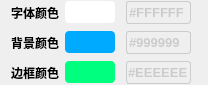
           <widget class="QWidget" name="widget_2" native="true">
            <property name="minimumSize">
             <size>
              <width>208</width>
              <height>0</height>
             </size>
            </property>
            <property name="maximumSize">
             <size>
              <width>208</width>
              <height>85</height>
             </size>
            </property>
            <property name="styleSheet">
             <string notr="true"/>
            </property>
            <layout class="QGridLayout" name="gridLayout" rowstretch="0,0,0">
             <property name="topMargin">
              <number>0</number>
             </property>
             <property name="bottomMargin">
              <number>0</number>
             </property>
             <item row="0" column="0">
              <widget class="QLabel" name="label_5">
               <property name="font">
                <font>
                 <weight>75</weight>
                 <bold>true</bold>
                </font>
               </property>
               <property name="text">
                <string>字体颜色</string>
               </property>
              </widget>
             </item>
             <item row="2" column="3">
              <widget class="QLineEdit" name="lineEdit_3">
               <property name="minimumSize">
                <size>
                 <width>65</width>
                 <height>23</height>
                </size>
               </property>
               <property name="maximumSize">
                <size>
                 <width>65</width>
                 <height>16777215</height>
                </size>
               </property>
               <property name="font">
                <font>
                 <pointsize>10</pointsize>
                 <weight>75</weight>
                 <bold>true</bold>
                </font>
               </property>
               <property name="styleSheet">
                <string notr="true">color: rgb(204, 204, 204);
background-color: rgba(255, 255, 255, 0);
border-style:solid;
border-width:1px;
border-color:rgb(204, 204, 204);
border-radius:3px;</string>
               </property>
               <property name="text">
                <string>#EEEEEE</string>
               </property>
              </widget>
             </item>
             <item row="2" column="1">
              <widget class="QPushButton" name="pushButton_15">
               <property name="minimumSize">
                <size>
                 <width>0</width>
                 <height>22</height>
                </size>
               </property>
               <property name="maximumSize">
                <size>
                 <width>50</width>
                 <height>16777215</height>
                </size>
               </property>
               <property name="styleSheet">
                <string notr="true">background-color: rgb(0, 255, 127);
border-radius:4px</string>
               </property>
               <property name="text">
                <string/>
               </property>
              </widget>
             </item>
             <item row="1" column="3">
              <widget class="QLineEdit" name="lineEdit_2">
               <property name="minimumSize">
                <size>
                 <width>65</width>
                 <height>23</height>
                </size>
               </property>
               <property name="maximumSize">
                <size>
                 <width>65</width>
                 <height>16777215</height>
                </size>
               </property>
               <property name="font">
                <font>
                 <pointsize>10</pointsize>
                 <weight>75</weight>
                 <bold>true</bold>
                </font>
               </property>
               <property name="styleSheet">
                <string notr="true">color: rgb(204, 204, 204);
background-color: rgba(255, 255, 255, 0);
border-style:solid;
border-width:1px;
border-color: rgb(204, 204, 204);
border-radius:3px;</string>
               </property>
               <property name="text">
                <string>#999999</string>
               </property>
              </widget>
             </item>
             <item row="0" column="2">
              <spacer name="horizontalSpacer">
               <property name="orientation">
                <enum>Qt::Horizontal</enum>
               </property>
               <property name="sizeHint" stdset="0">
                <size>
                 <width>40</width>
                 <height>20</height>
                </size>
               </property>
              </spacer>
             </item>
             <item row="0" column="1">
              <widget class="QPushButton" name="pushButton_13">
               <property name="minimumSize">
                <size>
                 <width>50</width>
                 <height>22</height>
                </size>
               </property>
               <property name="maximumSize">
                <size>
                 <width>50</width>
                 <height>16777215</height>
                </size>
               </property>
               <property name="styleSheet">
                <string notr="true">background-color: rgb(255, 255, 255);
border-radius:4px</string>
               </property>
               <property name="text">
                <string/>
               </property>
              </widget>
             </item>
             <item row="1" column="0">
              <widget class="QLabel" name="label_6">
               <property name="font">
                <font>
                 <weight>75</weight>
                 <bold>true</bold>
                </font>
               </property>
               <property name="text">
                <string>背景颜色</string>
               </property>
              </widget>
             </item>
             <item row="2" column="0">
              <widget class="QLabel" name="label_7">
               <property name="font">
                <font>
                 <weight>75</weight>
                 <bold>true</bold>
                </font>
               </property>
               <property name="text">
                <string>边框颜色</string>
               </property>
              </widget>
             </item>
             <item row="0" column="3">
              <widget class="QLineEdit" name="lineEdit">
               <property name="minimumSize">
                <size>
                 <width>65</width>
                 <height>23</height>
                </size>
               </property>
               <property name="maximumSize">
                <size>
                 <width>65</width>
                 <height>16777215</height>
                </size>
               </property>
               <property name="font">
                <font>
                 <pointsize>10</pointsize>
                 <weight>75</weight>
                 <bold>true</bold>
                </font>
               </property>
               <property name="styleSheet">
                <string notr="true">color: rgb(204, 204, 204);
background-color: rgba(255, 255, 255, 0);
border-style:solid;
border-width:1px;
border-color:rgb(204, 204, 204);
border-radius:3px;</string>
               </property>
               <property name="text">
                <string>#FFFFFF</string>
               </property>
              </widget>
             </item>
             <item row="1" column="4">
              <spacer name="horizontalSpacer_12">
               <property name="orientation">
                <enum>Qt::Horizontal</enum>
               </property>
               <property name="sizeHint" stdset="0">
                <size>
                 <width>40</width>
                 <height>20</height>
                </size>
               </property>
              </spacer>
             </item>
             <item row="1" column="1">
              <widget class="QPushButton" name="pushButton_14">
               <property name="minimumSize">
                <size>
                 <width>0</width>
                 <height>22</height>
                </size>
               </property>
               <property name="maximumSize">
                <size>
                 <width>50</width>
                 <height>16777215</height>
                </size>
               </property>
               <property name="styleSheet">
                <string notr="true">background-color: rgb(0, 170, 255);
border-radius:4px</string>
               </property>
               <property name="text">
                <string/>
               </property>
              </widget>
             </item>
            </layout>
           </widget>
